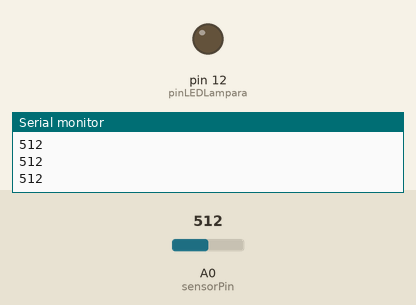
Simulated run of this sketch. Board: Arduino Uno, built with avr-gcc and run on an emulated ATmega328P. Shown: output pins drawn as LEDs (lit = HIGH), the last lines printed to the serial monitor. The inputs (shaded band) are chosen by the test bench; at power-on: A0 (sensorPin) = 512.

Above: at 1.2 s.
1.3 s: A0 (sensorPin) set to 864
2.8 s: A0 (sensorPin) set to 898
At 3.4 s:
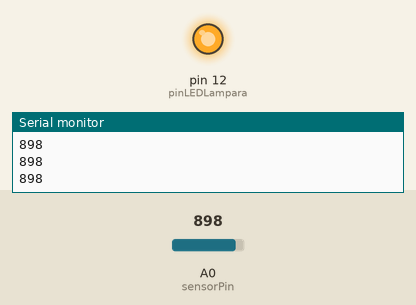
4.3 s: A0 (sensorPin) set to 870
At 5.5 s:
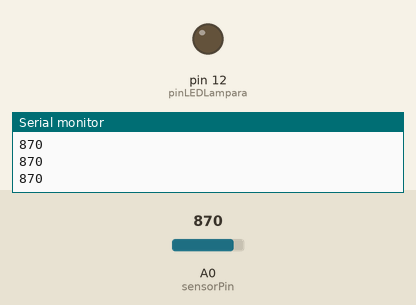
5.8 s: A0 (sensorPin) set to 890
At 6.9 s:
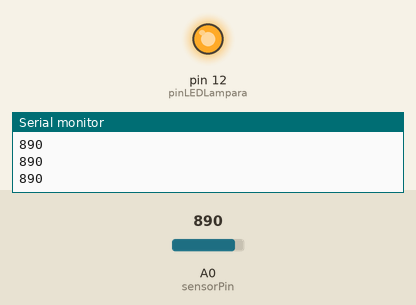
Timing chart, 0 to 8.3 s (numbered marks = the images above; inputs shaded):
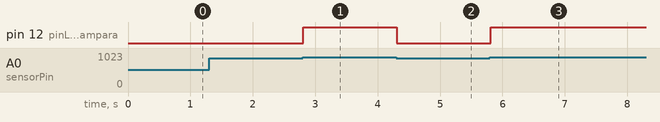

The sketch:

sensorFotorresistenciaEjemplo.ino
```cpp
//Fotoresistencia
int sensorPin = A0;
int sensorValue = 0;
int pinLEDLampara = 12;
void setup() {
  // put your setup code here, to run once:
  Serial.begin(9600);
  pinMode(pinLEDLampara, OUTPUT);
}
void loop() {
  // put your main code here, to run repeatedly:
 //Fotorresistencia
  sensorValue = analogRead(sensorPin);
  Serial.println(sensorValue, DEC);
  if(sensorValue >= 880){
      digitalWrite(pinLEDLampara,HIGH);
      //Serial.println("PRENDIDO");
    }else{
      digitalWrite(pinLEDLampara,LOW);
      //Serial.println("APAGADO");
      }
  //delay(500);
	//Este programa nos dice el valor de la fotorresistencia y ademas si esta muy oscuro prende un led
}
```

Measured:
- the behaviour switches between 879 and 880 on A0 (sensorPin) (found by bisection; images 0 and 1)
- after the input at 2.8 s, pin 12 (pinLEDLampara): LOW → HIGH at once
- after the input at 4.3 s, pin 12 (pinLEDLampara): HIGH → LOW at once
- after the input at 5.8 s, pin 12 (pinLEDLampara): LOW → HIGH at once
